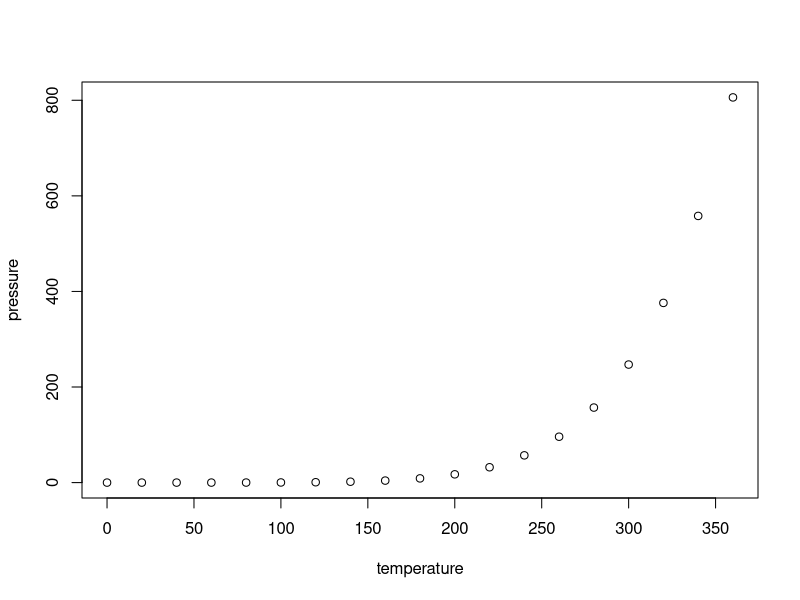
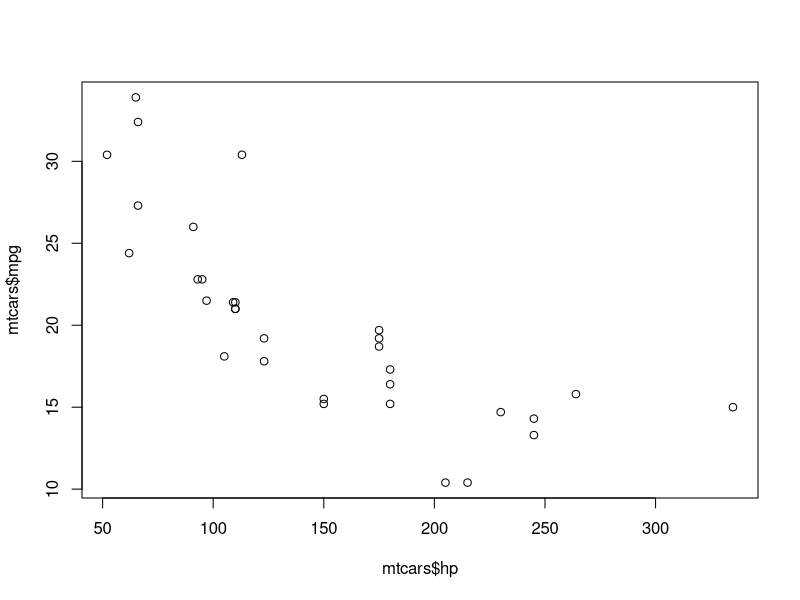
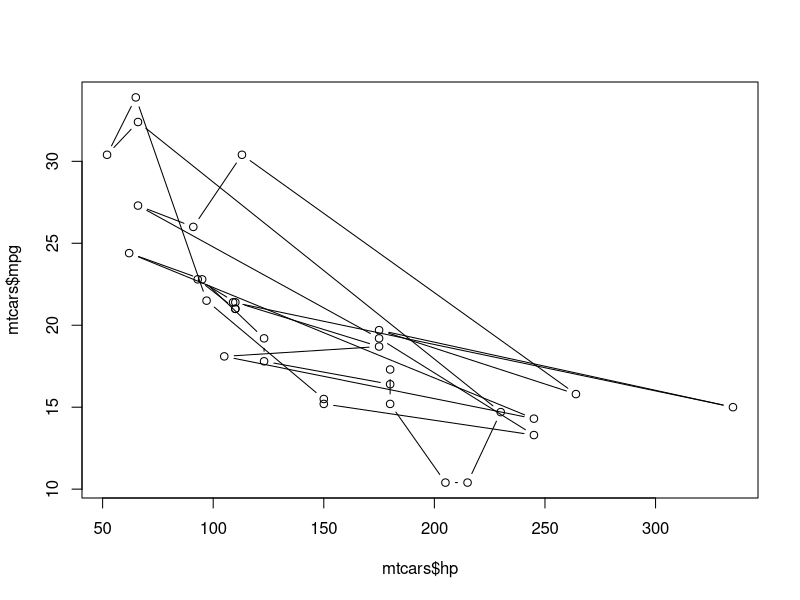
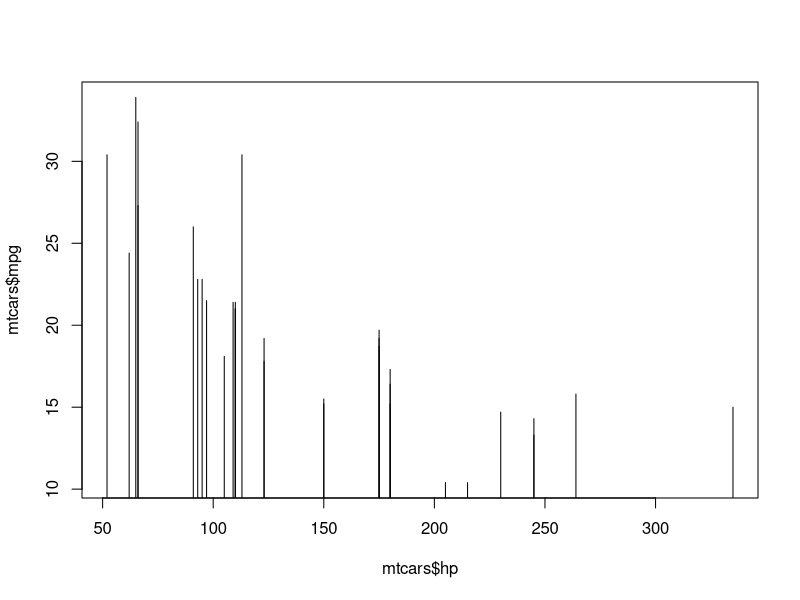
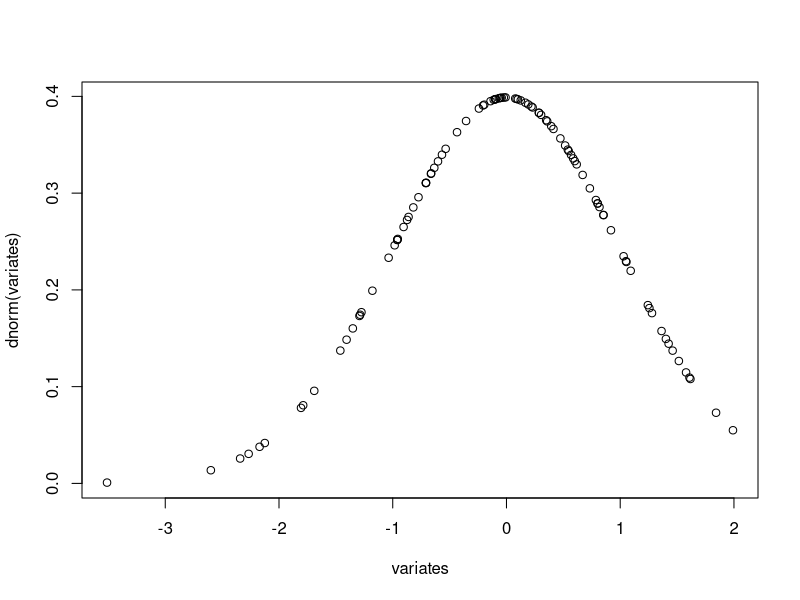
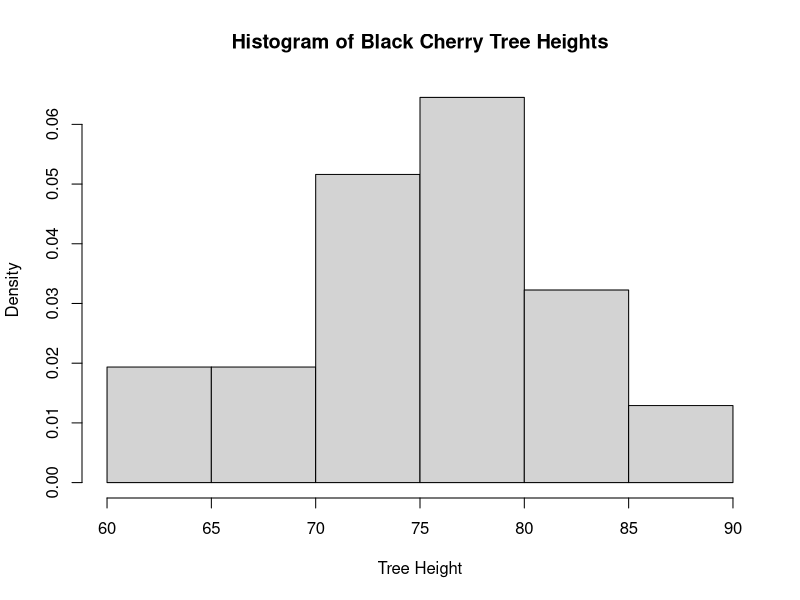
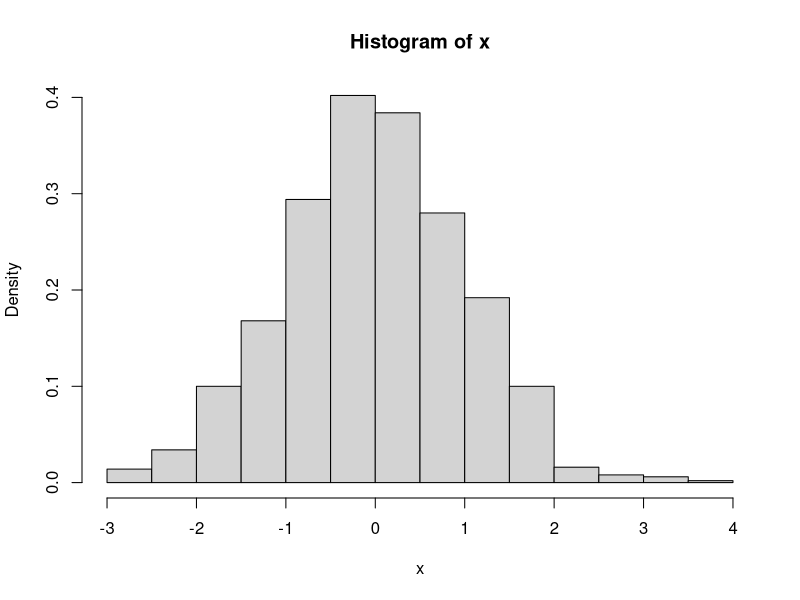
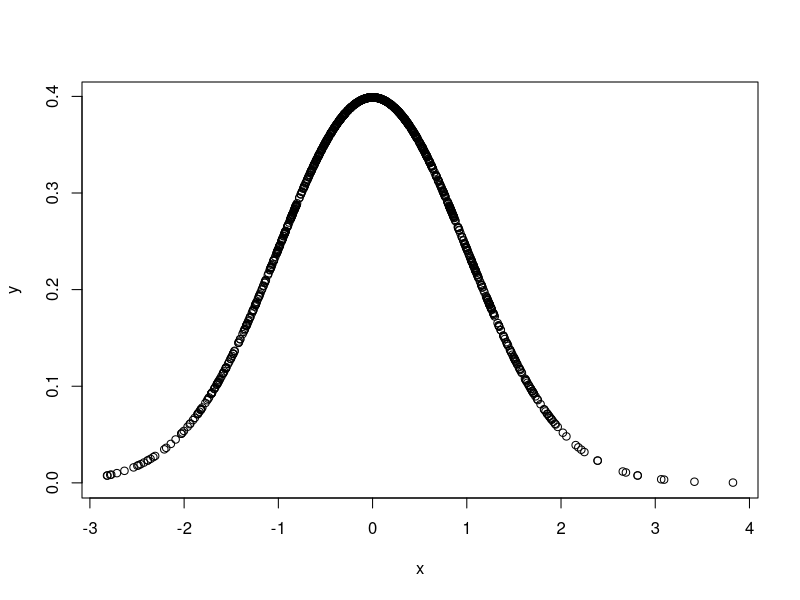

Generate these figures, in order, with R:
## ---- chunk 1
knitr::opts_chunk$set(echo = TRUE, message = FALSE)
## ---- chunk 2
print("Hello World") # comments are made using the '#' sign, same as in Python
## ---- chunk 3
5+5
5-1
5*2
4/2
4^2
#or
4**2
## ---- chunk 4
4>2
2>4
2>=2 # greater than or equal to
2==2 # exactly equal
4!=2 # not equal to
## ---- chunk 5
x <- 2
y <- 3
z <- x + y
z
## ---- chunk 6
typeof(3) # notice this will still be a double

x <- 3.0 # R recognizes to drop the 0
x
typeof(x)
y <- 3.5
y
typeof(y)
y <- as.integer(y)
y # type casting y will truncate the original value
typeof(y)
## ---- chunk 7

myName <- "Ksenia Arzumanova"
myName
is.character(myName) 
## ---- chunk 8
myList <- c(1,2,3) 
myList

anotherList <- c("a", "b", "c")
anotherList 

myList[2]
anotherList[2]
## ---- chunk 9
A = matrix(c(11, 22, 33, 44, 55, 66), nrow = 2, ncol = 3, byrow = TRUE) # filled by rows
A
B = matrix(c(11, 22, 33, 44, 55, 66), nrow = 2, ncol = 3, byrow = FALSE) # filled by columns
B
## ---- chunk 10
B[,] # the whole matrix
B[2, ] # second row, all of the columns
B[ , 1] # all rows, first column
B[2, 1] # second row, first column
## ---- chunk 11
df <- data.frame(geneIndex = c(1, 2, 3), geneID = c(92231, 2313, 5641), geneName = c("FOS1", "JUN", "BERP"))
df
## ---- chunk 12
df[1, 2]
## ---- chunk 13
df$geneID # all of the rows that belong to geneID
df$geneID[2] # second row under geneID
## ---- chunk 14
which(df$geneID == 2313) # returns the row for which the condition returns 'true'
df$geneName[df$geneID == 2313]
## ---- chunk 15
data()
## ---- chunk 16
class(cars) # here I don't use 'typeof()', because there's a hierarchy between that and 'class()' - 'typeof()' returns the data types of the elements of the object, in this case they would be of type 'list'. If we used 'class()' on doubles, it would return type 'numeric', because integers and doubles belong to the class 'numeric'

str(cars) # displays the internal structure of the object
nrow(cars) # number of rows
ncol(cars) # number of columns
head(cars, n=5) # first 5 rows
tail(cars, n=5) # last 5 rows
dimnames(cars) # names of the dimensions - first element will return a list of rownames, second will be a list of column/field names
summary(cars) # returns summary statistics, such as min, max, mean, and quartile information
## ---- chunk 17
plot(pressure)
## ---- chunk 18
dimnames(mtcars)[2] # field names
plot(mtcars$hp, mtcars$mpg) # defaults to scatter plot
plot(mtcars$hp, mtcars$mpg, type = 'b') # tries to connect lines between points (not always meaningful)
plot(mtcars$hp, mtcars$mpg, type = 'h') # histogram-like lines
## ---- chunk 19
#draw random variates from the normal distribution
variates <- rnorm(100)
variates
## ---- chunk 20
#calculate probabilities (densities) of variates
#dnorm(variates)
plot(variates, dnorm(variates))
## ---- chunk 21
#cumulative density to the left of the variate

pnorm(0) # should be intuitive, because half of the normal distribution is to the left of 0 
pnorm(1.96) # 1.96 should look familiar as one of the critical values for an approximate 95% confidence interval 
pnorm(-1.96) # however these critical values are for a two-tailed test (for a significance level of 5%)
pnorm(1.96)-pnorm(-1.96)

## ---- chunk 22
#gives us the exact points at which the normal distribution has a particular cumulative density

qnorm(0.5)
qnorm(0.975)
qnorm(c(0.025, 0.975))
## ---- chunk 23
hist(trees$Height, main = "Histogram of Black Cherry Tree Heights", freq = FALSE, 
     xlab = "Tree Height") # setting `freq = FALSE` transforms the y-axis to density rather than frequency
## ---- chunk 24
x <- rnorm(1000) 
y <- dnorm(x) 
hist(x, freq = FALSE, ylim = c(0,0.4)) 
plot(x,y) # alternative representation
## ---- chunk 25
x <- rnorm(1000, mean = mean(trees$Height), sd = sd(trees$Height))
y <- dnorm(x, mean = mean(trees$Height), sd = sd(trees$Height))
hist(trees$Height, freq = FALSE)
points(x, y)
## ---- chunk 26
a <- rnorm(100, mean = 50, sd = 5)
hist(a, freq = FALSE)

## ---- chunk 27
pnorm(50, mean = 50, sd = 5)
#pnorm(mean(a), mean = mean(a), sd = sd(a))

## ---- chunk 28
b <- rnorm(100, mean = 50, sd = 10)
hist(b, freq = FALSE)


c <- rnorm(100, mean = 50, sd = 100)
hist(c, freq = FALSE)

# spread in x axis: b has a narrower spread (domain) in x axis than c
# height in y axis: b has higher frequency (or density? not sure) around the mean
# so larger sd causes the data to be more wide-spread

## ---- chunk 29
d <- rnorm(100, mean = 50, sd = 5)
dnorm(d, mean = 50, sd = 5)

## ---- chunk 30
plot(d, dnorm(d, mean = 50, sd = 5))
## ---- chunk 31
e <- pnorm(d, mean = 50, sd = 5)
plot(d, e)
abline(h=0.5, v=50)

# the far-most right point: its x value is the largest sample value we got here and its y value is 1, which means the cumulative density reaches 1 (100%)

## ---- chunk 32

#the intersect of two lines are the mean of this ramdom sample from normal distribution
#the cumulative density here is 0.5, which means half of the points are smaller and the other half are larger than this point in their x-value
#also by eyeballing the plot we can see 50% of dots are in the bottomleft area while the other 50% are in the topright, which is consistent with the cumulative density here

#to talk more about the relationship between pdf and cdf, we can see that the slope at the intersect (the mean) in cdf is the steepest, and the y-value (density) of the mean in pdf (shown in Q5) is also the larget; this really corresponds to the fact that pdf is the derivative of cdf

